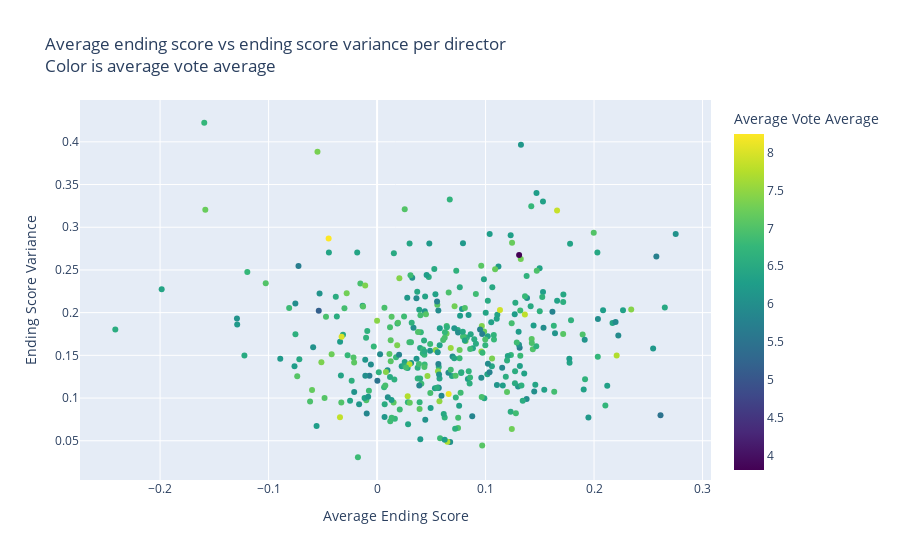

The code cell stored with this chart in its notebook:
### Code cell
fig = px.scatter(
    pd.DataFrame({
    'Average Ending Score': director_avg_score,
    'Ending Score Variance': director_score_variance,
    'Average Vote Average': director_avg_vote_average
}),
    x='Average Ending Score',
    y='Ending Score Variance',
    color='Average Vote Average',
    hover_name=director_avg_score.index,
    color_continuous_scale='Viridis',
    title='Average ending score vs ending score variance per director<br>Color is average vote average'
)

fig.update_layout(
    xaxis_title='Average Ending Score',
    yaxis_title='Ending Score Variance',
    coloraxis_colorbar=dict(title='Average Vote Average')
)

fig.show()

fig.write_html("../../assets/img/rq3/director_avg_score_vs_score_variance_vote_average.html")

### Figure 1 — Plotly figure (JSON) as saved in the notebook; plotly's stock layout.template omitted (floating-point values rounded to 4 significant figures; data arrays with more than 128 entries replaced by an {"elided": "..."} marker saying what was removed)
{"data": [{"hovertemplate": "<b>%{hovertext}</b><br><br>Average Ending Score=%{x}<br>Ending Score Variance=%{y}<br>Average Vote Average=%{marker.color}<extra></extra>", "hovertext": {"elided": "357 str values"}, "legendgroup": "", "marker": {"color": {"elided": "357 float values"}, "coloraxis": "coloraxis", "symbol": "circle"}, "mode": "markers", "name": "", "orientation": "v", "showlegend": false, "type": "scatter", "x": {"elided": "357 float values"}, "xaxis": "x", "y": {"elided": "357 float values"}, "yaxis": "y"}], "layout": {"coloraxis": {"colorbar": {"title": {"text": "Average Vote Average"}}, "colorscale": [[0, "#440154"], [0.1111, "#482878"], [0.2222, "#3e4989"], [0.3333, "#31688e"], [0.4444, "#26828e"], [0.5556, "#1f9e89"], [0.6667, "#35b779"], [0.7778, "#6ece58"], [0.8889, "#b5de2b"], [1, "#fde725"]]}, "legend": {"tracegroupgap": 0}, "title": {"text": "Average ending score vs ending score variance per director<br>Color is average vote average"}, "xaxis": {"anchor": "y", "domain": [0, 1], "title": {"text": "Average Ending Score"}}, "yaxis": {"anchor": "x", "domain": [0, 1], "title": {"text": "Ending Score Variance"}}}}
